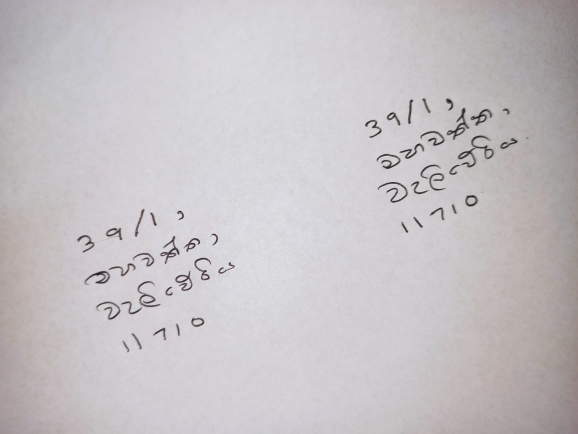
#> input picture images/address2.jpeg, 1156 x 868 px (shown at 1/2 size)
$ python my_test_v2.py
#> lines starting #> are read from the running program, lines starting #| are printed output that depends on the picture; after the words box and inside, x2 and y2 are one past the last pixel; in counts of white or black regions, pixels touching at a corner belong together
import cv2

img = cv2.imread('images/address2.jpeg')
#> img is the input picture: shape (868, 1156, 3); mean B, G, R 196.9, 193.8, 197.9
image = cv2.resize(img,(500,500))
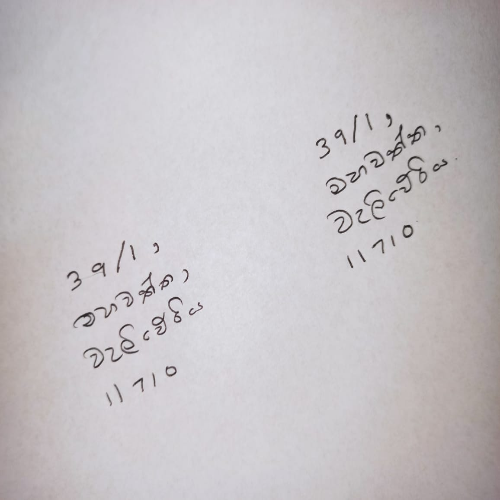
#> image: shape (500, 500, 3); mean B, G, R 196.8, 193.7, 197.8
original = image.copy()
gray = cv2.cvtColor(image, cv2.COLOR_BGR2GRAY)
edges=cv2.Canny(gray,110,210)
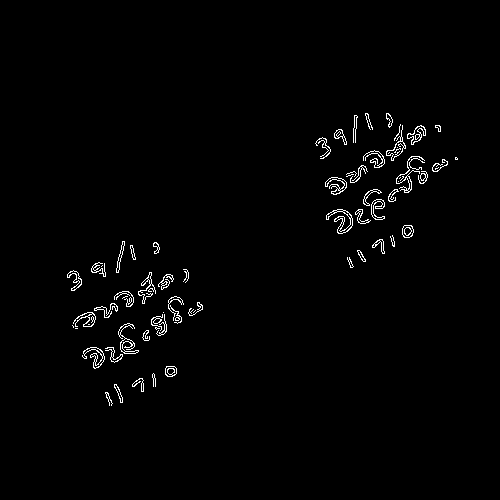
#> edges: shape (500, 500); 1.4% white in thin lines or dots, all inside (x1, y1, x2, y2) = (67, 113, 458, 406)
# thresh = cv2.threshold(edges, 0, 255, cv2.THRESH_BINARY_INV + cv2.THRESH_OTSU)[1]


height, width = image.shape[:2]
#> height = 500; width = 500
cv2.imshow('Thresh',edges)

kernel = cv2.getStructuringElement(cv2.MORPH_RECT, (20,20))
dilate = cv2.dilate(edges, kernel, iterations=2)
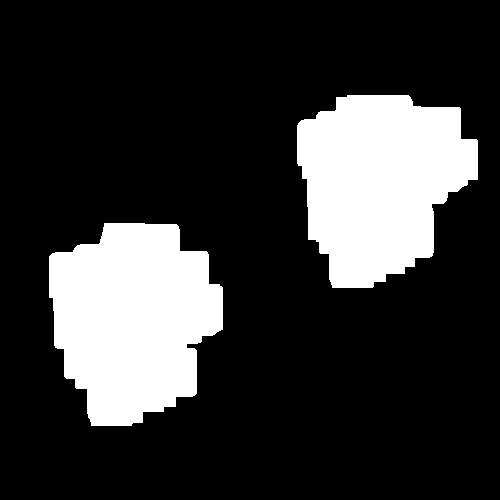
#> dilate: shape (500, 500); 20.6% white; 2 white regions

cv2.imshow('Dilated',dilate)

# Extract each line contour
lines = []
contours = cv2.findContours(dilate, cv2.RETR_EXTERNAL, cv2.CHAIN_APPROX_SIMPLE)[0]
#> contours = 2 contours; box (x1, y1, x2, y2) and area: (49, 223, 223, 426) 25960, (297, 95, 478, 288) 24941
print(type(contours[0]))
#| <class 'numpy.ndarray'>
for line in contours:

    x,y,w,h = cv2.boundingRect(line)
    cv2.rectangle(image, (x,y), (x+w, y+h), (0,255,0), 2)
#> this loop made 2 passes
#> (x, y, w, h) on passes 1 to 2: (49, 223, 174, 203), (297, 95, 181, 193)
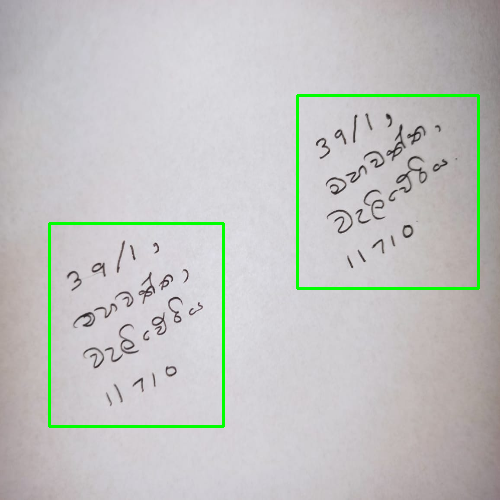
#> image: shape (500, 500, 3); 1.8% of pixels changed, all inside (x1, y1, x2, y2) = (48, 94, 480, 428)

print(len(contours))
#| 2
# cv2.imshow("Image",image)

cv2.waitKey(0)
